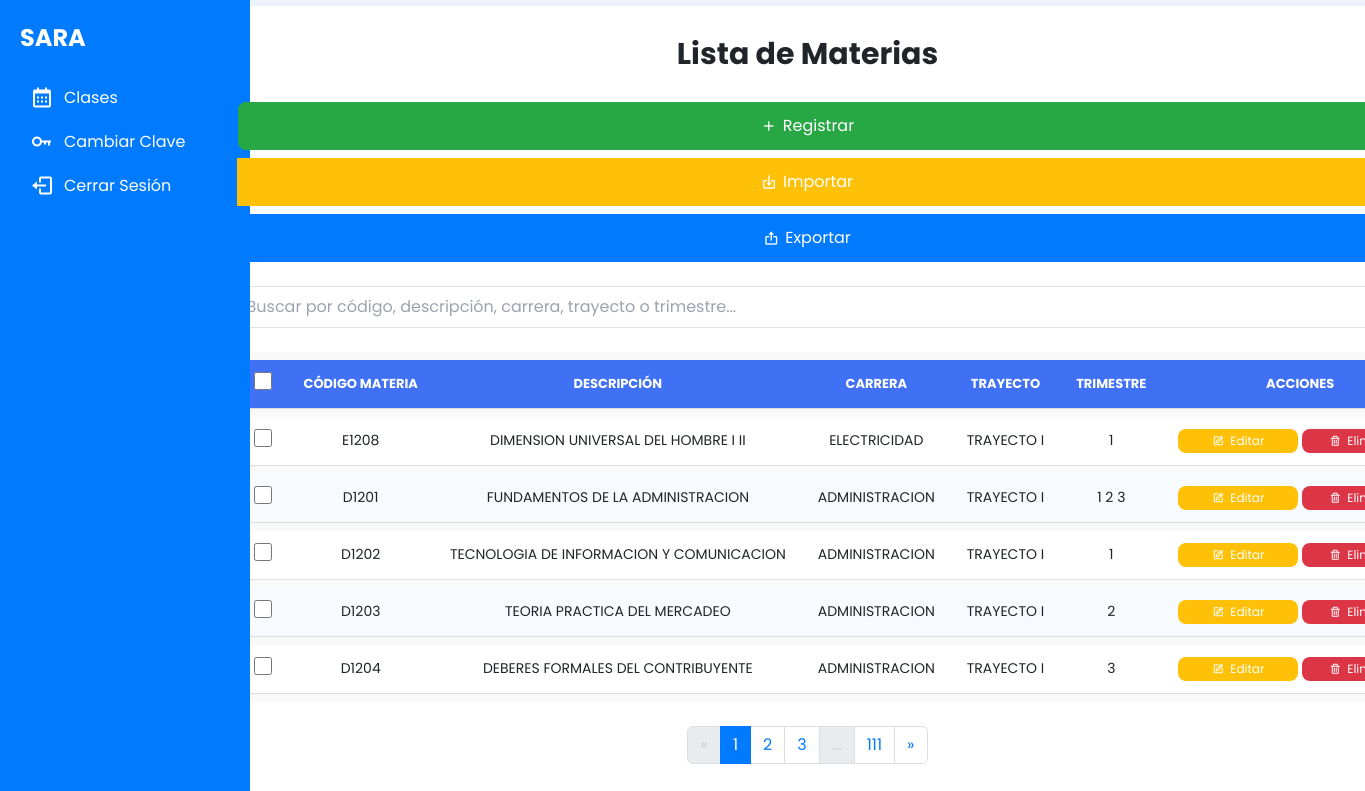
/dashboard/materias/, run on the app's committed database.
### materias/models.py (models this page shows, shortened)
class Materia(models.Model):
    codigo_materia = models.CharField(max_length=100)
    descripcion = models.CharField(max_length=255)
    carrera = models.CharField(max_length=100)      # Nuevo campo
    trayecto = models.CharField(max_length=50)      # Aumenta longitud si es necesario
    trimestre = models.CharField(max_length=10)     # Nuevo campo

### materias/views.py (the view)
# urls.py: path('', views.materias_list, name='materias_list'),
def materias_list(request):
    materias = Materia.objects.all().order_by('carrera', 'trayecto', 'codigo_materia')
    paginator = Paginator(materias, 5)  # Cambiado a 5 por página
    page_number = request.GET.get('page')
    page_obj = paginator.get_page(page_number)
    return render(request, 'materias/materias_list.html', {'page_obj': page_obj, 'materias': page_obj.object_list})

### materias/templates/materias/materias_list.html (shortened to what this page needs)
{% extends 'dashboard/base.html' %}
{% load static %}
{% block content %}
<link rel="stylesheet" href="{% static 'docentes/css/docentes.css' %}">
<div class="table-container max-w-screen-lg mx-auto mt-10 mb-10 w-full overflow-x-auto">
    <h2 class="text-3xl font-bold mb-6 text-center">Lista de Materias</h2>
    <div class="btn-group flex flex-wrap items-center gap-2">
        <button class="btn btn-green" onclick="location.href='{% url 'registrar_materia' %}'">
            <i class="bx bx-plus"></i> Registrar
        </button>
        <button class="btn btn-yellow" onclick="openModal('import')">
            <i class="bx bx-import"></i> Importar
        </button>
        <button class="btn btn-blue" onclick="openModal('export')">
            <i class="bx bx-export"></i> Exportar
        </button>
    </div>
    <br>
    <div class="search-bar mb-4">
        <input id="searchMateriaInput" type="text" class="w-full p-2 border border-gray-300 rounded-lg" placeholder="Buscar por código, descripción, carrera, trayecto o trimestre...">
    </div>
    <div class="overflow-x-auto mt-4">
        <table class="styled-table w-full min-w-[600px]" id="materiasTable">
            <thead>
                <tr>
                    <th style="width: 5%;"><input type="checkbox" id="selectAll"></th>
                    <th style="width: 15%;">Código Materia</th>
                    <th style="width: 30%;">Descripción</th>
                    <th style="width: 15%;">Carrera</th>
                    <th style="width: 15%;">Trayecto</th>
                    <th style="width: 10%;">Trimestre</th>
                    <th style="width: 10%;">Acciones</th>
                </tr>
            </thead>
            <tbody>
                {% for materia in page_obj %}
                <tr>
                    <td><input type="checkbox" class="rowCheckbox" value="{{ materia.id }}"></td>
                    <td>{{ materia.codigo_materia }}</td>
                    <td>{{ materia.descripcion }}</td>
                    <td>{{ materia.carrera }}</td>
                    <td>{{ materia.trayecto }}</td>
                    <td>{{ materia.trimestre }}</td>
                    <td>
                        <a href="{% url 'editar_materia' materia.id %}" class="btn btn-edit">
                            <i class="bx bx-edit"></i> Editar
                        </a>
                        <button class="btn btn-delete" data-id="{{ materia.id }}">
                            <i class="bx bx-trash"></i> Eliminar
                        </button>
                    </td>
                </tr>
                {% endfor %}
            </tbody>
        </table>
    </div>
    <nav aria-label="Page navigation" class="mt-4">
        <ul class="pagination justify-content-center">
            {% if page_obj.has_previous %}
            <li class="page-item">
                <a class="page-link" href="?page={{ page_obj.previous_page_number }}" aria-label="Anterior">
                    <span aria-hidden="true">&laquo;</span>
                </a>
            </li>
            {% else %}
            <li class="page-item disabled">
                <span class="page-link" aria-hidden="true">&laquo;</span>
            </li>
            {% endif %}
            {% with left=page_obj.number|add:"-2" right=page_obj.number|add:"2" %}
                {% for num in page_obj.paginator.page_range %}
                    {% if num >= left and num <= right %}
                        {% if num == page_obj.number %}
                            <li class="page-item active"><span class="page-link">{{ num }}</span></li>
                        {% else %}
                            <li class="page-item"><a class="page-link" href="?page={{ num }}">{{ num }}</a></li>
                        {% endif %}
                    {% endif %}
                {% endfor %}
                {% if right < page_obj.paginator.num_pages %}
                    {% if right < page_obj.paginator.num_pages|add:"-1" %}
                        <li class="page-item disabled"><span class="page-link">...</span></li>
                    {% endif %}
                    <li class="page-item"><a class="page-link" href="?page={{ page_obj.paginator.num_pages }}">{{ page_obj.paginator.num_pages }}</a></li>
                {% endif %}
            {% endwith %}
            {% if page_obj.has_next %}
            <li class="page-item">
                <a class="page-link" href="?page={{ page_obj.next_page_number }}" aria-label="Siguiente">
                    <span aria-hidden="true">&raquo;</span>
                </a>
            </li>
            {% else %}
            <li class="page-item disabled">
                <span class="page-link" aria-hidden="true">&raquo;</span>
            </li>
            {% endif %}
        </ul>
    </nav>
</div>
{% endblock %}

### dashboard/static/css/dashboard.css (style rules this page uses)
* { margin: 0; padding: 0; box-sizing: border-box; }
html, body { width: 100%; height: 100%; font-family: Arial, sans-serif; }
* { margin: 0; padding: 0; box-sizing: border-box; font-family: 'Poppins', sans-serif; }
body { display: flex; justify-content: center; align-items: center; min-height: 100vh; background: linear-gradient(90deg, #e2e2e2, #c9d6ff); }
.btn { width: 100%; padding: 12px; background: #007bff; color: #fff; border: none; border-radius: 5px; font-size: 1rem; cursor: pointer; transition: background 0.3s; }

### docentes/static/docentes/css/docentes.css (style rules this page uses)
* { margin: 0; padding: 0; box-sizing: border-box; font-family: "Poppins", sans-serif; }
body { min-height: 100vh; background: #eef5fe; padding: 20px; transition: background 0.3s, color 0.3s; }
.table-container { width: 100%; max-width: 1200px; margin: 0 auto; padding: 30px; background: #fff; border-radius: 12px; box-shadow: 0 10px 20px rgba(0, 0, 0, 0.1); transition: background 0.3s, transform 0.3s; min-height: 80vh; overflow-x: auto; white-space: nowrap; }
table { table-layout: auto; width: 100%; border-collapse: separate; border-spacing: 0 8px; font-size: 14px; background-color: #f9f9f9; border-radius: 8px; overflow: hidden; }
thead { background: #4070f4; color: white; text-transform: uppercase; font-size: 13px; font-weight: normal; transition: background 0.3s; }
th, td { padding: 12px 16px; text-align: center; vertical-align: middle; border-bottom: 1px solid #ddd; overflow: hidden; text-overflow: ellipsis; white-space: nowrap; }
tbody tr { background: white; transition: transform 0.2s, box-shadow 0.2s; }
tbody tr:nth-child(even) { background: #f7faff; }
table { border-radius: 8px; overflow: hidden; }
thead th:first-child { border-top-left-radius: 8px; }
thead th:last-child { border-top-right-radius: 8px; }
input[type="checkbox"] { width: 18px; height: 18px; cursor: pointer; accent-color: #4070f4; }
.btn-group { display: flex; justify-content: center; gap: 5px; flex-wrap: nowrap; margin-top: 20px; }
.btn { display: flex; align-items: center; justify-content: center; gap: 6px; padding: 10px 16px; border-radius: 6px; font-size: 14px; font-weight: normal; color: white; cursor: pointer; transition: background 0.3s ease-in-out; border: none; min-width: 120px; padding: 12px 20px; font-size: 16px; border-radius: 8px; transition: transform 0.3s ease-in-out, background 0.3s ease-in-out; }
.btn-green { background-color: #28a745; color: white; }
.btn-yellow { background-color: #ffc107; color: white; }
.btn-blue { background-color: #007bff; color: white; }
.btn-view, .btn-edit, .btn-delete { background-color: #17a2b8; color: white; border: none; padding: 10px; font-size: 12px; width: 2px; height: 24px; display: inline-flex; justify-content: center; align-items: center; transition: background 0.3s ease-in-out; cursor: pointer; }
.btn-edit { background-color: #ffc107; }
.btn-delete { background-color: #dc3545; }
.pagination { justify-content: center; margin-top: 20px; }
.pagination .page-item .page-link { color: #007bff; border: 1px solid #ddd; transition: background 0.3s, color 0.3s; }
.pagination .page-item.active .page-link { background-color: #007bff; border-color: #007bff; color: white; }
.pagination .page-item.disabled .page-link { color: #ccc; }
.btn-group { margin-top: 30px; display: flex; justify-content: center; gap: 15px; }
.btn i, .btn { color: inherit; }
.btn i, .btn { color: white !important; }

### data on the page
Materia: codigo_materia "E1208", descripcion "DIMENSION UNIVERSAL DEL HOMBRE I II", carrera "ELECTRICIDAD", trayecto "TRAYECTO I", trimestre "1"
Materia: codigo_materia "D1201", descripcion "FUNDAMENTOS DE LA ADMINISTRACION", carrera "ADMINISTRACION", trayecto "TRAYECTO I", trimestre "1 2 3"
Materia: codigo_materia "D1202", descripcion "TECNOLOGIA DE INFORMACION Y COMUNICACION", carrera "ADMINISTRACION", trayecto "TRAYECTO I", trimestre "1"
Materia: codigo_materia "D1203", descripcion "TEORIA PRACTICA DEL MERCADEO", carrera "ADMINISTRACION", trayecto "TRAYECTO I", trimestre "2"
Materia: codigo_materia "D1204", descripcion "DEBERES FORMALES DEL CONTRIBUYENTE", carrera "ADMINISTRACION", trayecto "TRAYECTO I", trimestre "3"

### other printed values
{{ num }} "1"
{{ num }} "2" "3"
{{ page_obj.paginator.num_pages }} "111"
